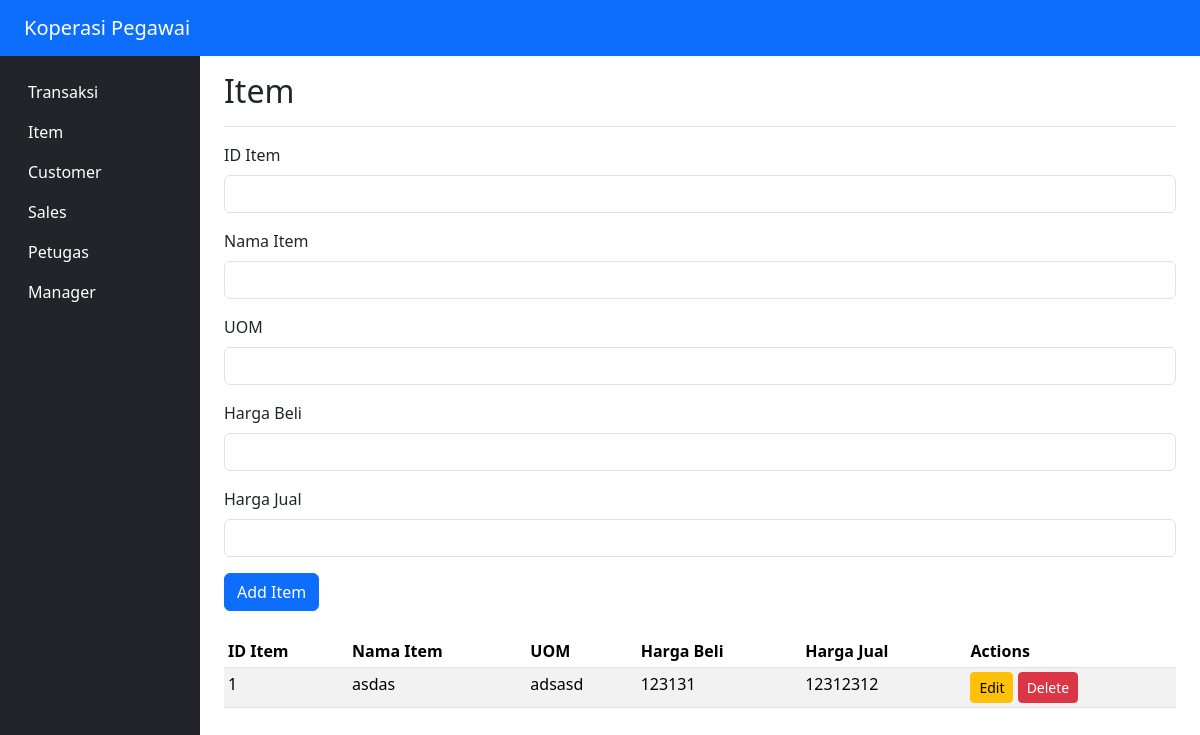
The app's page /koperasi/Item/index.php with its own data.
### tables this page shows
CREATE TABLE `item` (
  `id_item` int(11) DEFAULT NULL,
  `nama_item` varchar(50) DEFAULT NULL,
  `harga_beli` int(11) DEFAULT NULL,
  `harga_jual` int(11) DEFAULT NULL,
  `uom` varchar(20) DEFAULT NULL
);

### koperasi/Item/index.php (the view, shortened to what this page needs)
<?php
$servername = "localhost";
$username = "root";
$password = "";
$dbname = "db_koperasi";
$conn = new mysqli($servername, $username, $password, $dbname);
$id = $nama = $uom = $harga_beli = $harga_jual = "";
$isEditing = false;
$sql = "SELECT * FROM item";
$result = $conn->query($sql);
?>
<!DOCTYPE html>
<html lang="en">
<head>
    <link rel="stylesheet" href="https://cdn.jsdelivr.net/npm/bootstrap@5.3.3/dist/css/bootstrap.min.css">
    <link rel="stylesheet" href="../main.css">
</head>
<body>
    <nav class="px-4 navbar navbar-expand-lg navbar-dark bg-primary">
        <a class="navbar-brand" href="../">Koperasi Pegawai</a>
    </nav>
    <div class="container-fluid">
        <div class="row">
            <nav id="sidebarMenu" class="col-md-3 col-lg-2 d-md-block bg-dark sidebar collapse">
                <div class="position-sticky pt-3">
                    <ul class="nav flex-column">
                        <li class="nav-item">
                            <a class="nav-link" href="../transaksi">
                                Transaksi
                            </a>
                        </li>
                        <li class="nav-item">
                            <a class="nav-link" href="../item">
                                Item
                            </a>
                        </li>
                        <li class="nav-item">
                            <a class="nav-link" href="../customer">
                                Customer
                            </a>
                        </li>
                        <li class="nav-item">
                            <a class="nav-link" href="../sales">
                                Sales
                            </a>
                        </li>
                        <li class="nav-item">
                            <a class="nav-link" href="../petugas">
                                Petugas
                            </a>
                        </li>
                        <li class="nav-item">
                            <a class="nav-link" href="../manager">
                                Manager
                            </a>
                        </li>
                    </ul>
                </div>
            </nav>
            <main class="col-md-9 ms-sm-auto col-lg-10 px-md-4">
                <div class="d-flex justify-content-between flex-wrap flex-md-nowrap align-items-center pt-3 pb-2 mb-3 border-bottom">
                    <h1 class="h2">Item</h1>
                </div>
                <div id="content">
                    <form method="POST" action="">
                        <div class="mb-3">
                            <label for="id" class="form-label">ID Item</label>
                            <input type="number" class="form-control" id="id" name="id" value="<?php echo $id; ?>" required>
                        </div>
                        <div class="mb-3">
                            <label for="nama" class="form-label">Nama Item</label>
                            <input type="text" class="form-control" id="nama" name="nama" value="<?php echo $nama; ?>" required>
                        </div>
                        <div class="mb-3">
                            <label for="uom" class="form-label">UOM</label>
                            <input type="text" class="form-control" id="uom" name="uom" value="<?php echo $uom; ?>" required>
                        </div>
                        <div class="mb-3">
                            <label for="harga_beli" class="form-label">Harga Beli</label>
                            <input type="number" class="form-control" id="harga_beli" name="harga_beli" value="<?php echo $harga_beli; ?>" required>
                        </div>
                        <div class="mb-3">
                            <label for="harga_jual" class="form-label">Harga Jual</label>
                            <input type="number" class="form-control" id="harga_jual" name="harga_jual" value="<?php echo $harga_jual; ?>" required>
                        </div>
                        <?php if ($isEditing): ?>
                            <button type="submit" class="btn btn-primary" name="update_item">Update Item</button>
                        <?php else: ?>
                            <button type="submit" class="btn btn-primary" name="add_item">Add Item</button>
                        <?php endif; ?>
                    </form>
                    <div id="sales" class="table-responsive mt-4">
                        <table class="table table-striped table-sm">
                            <thead>
                                <tr>
                                    <th>ID Item</th>
                                    <th>Nama Item</th>
                                    <th>UOM</th>
                                    <th>Harga Beli</th>
                                    <th>Harga Jual</th>
                                    <th>Actions</th>
                                </tr>
                            </thead>
                            <tbody>
                                <?php while($row = $result->fetch_assoc()): ?>
                                <tr>
                                    <td><?php echo $row['id_item']; ?></td>
                                    <td><?php echo $row['nama_item']; ?></td>
                                    <td><?php echo $row['uom']; ?></td>
                                    <td><?php echo $row['harga_beli']; ?></td>
                                    <td><?php echo $row['harga_jual']; ?></td>
                                    <td>
                                        <a href="?edit=<?php echo $row['id_item']; ?>" class="btn btn-warning btn-sm">Edit</a>
                                        <a href="?delete=<?php echo $row['id_item']; ?>" class="btn btn-danger btn-sm">Delete</a>
                                    </td>
                                </tr>
                                <?php endwhile; ?>
                            </tbody>
                        </table>
                    </div>
                </div>
            </main>
        </div>
    </div>
</body>
</html>

### koperasi/main.css (style rules this page uses)
* { box-sizing: border-box; margin: 0; padding: 0; }
.navbar { color: white; }
#sidebarMenu { height: 100vh; }
.position-sticky { position: sticky; top: 0; }

### records on screen
item: id_item "1", nama_item "asdas", uom "adsasd", harga_beli "123131", harga_jual "12312312"
